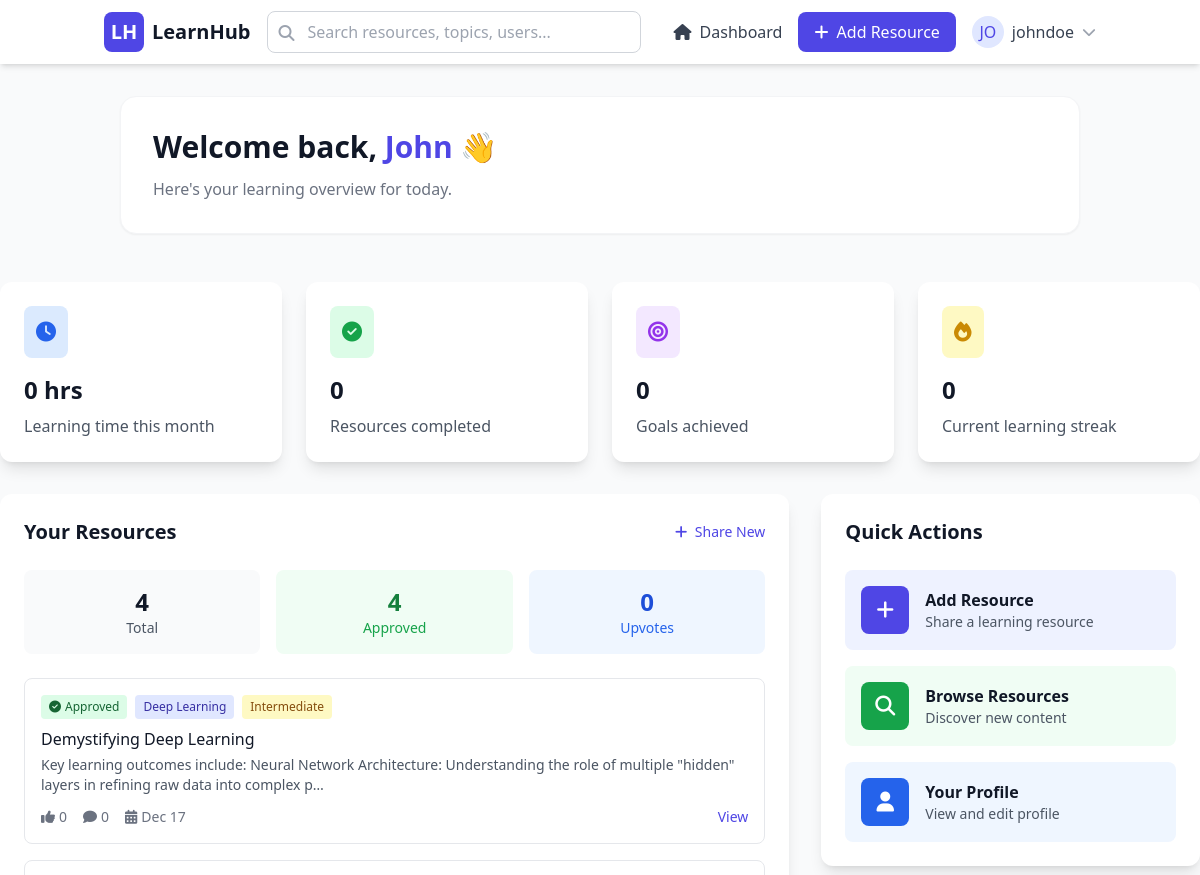
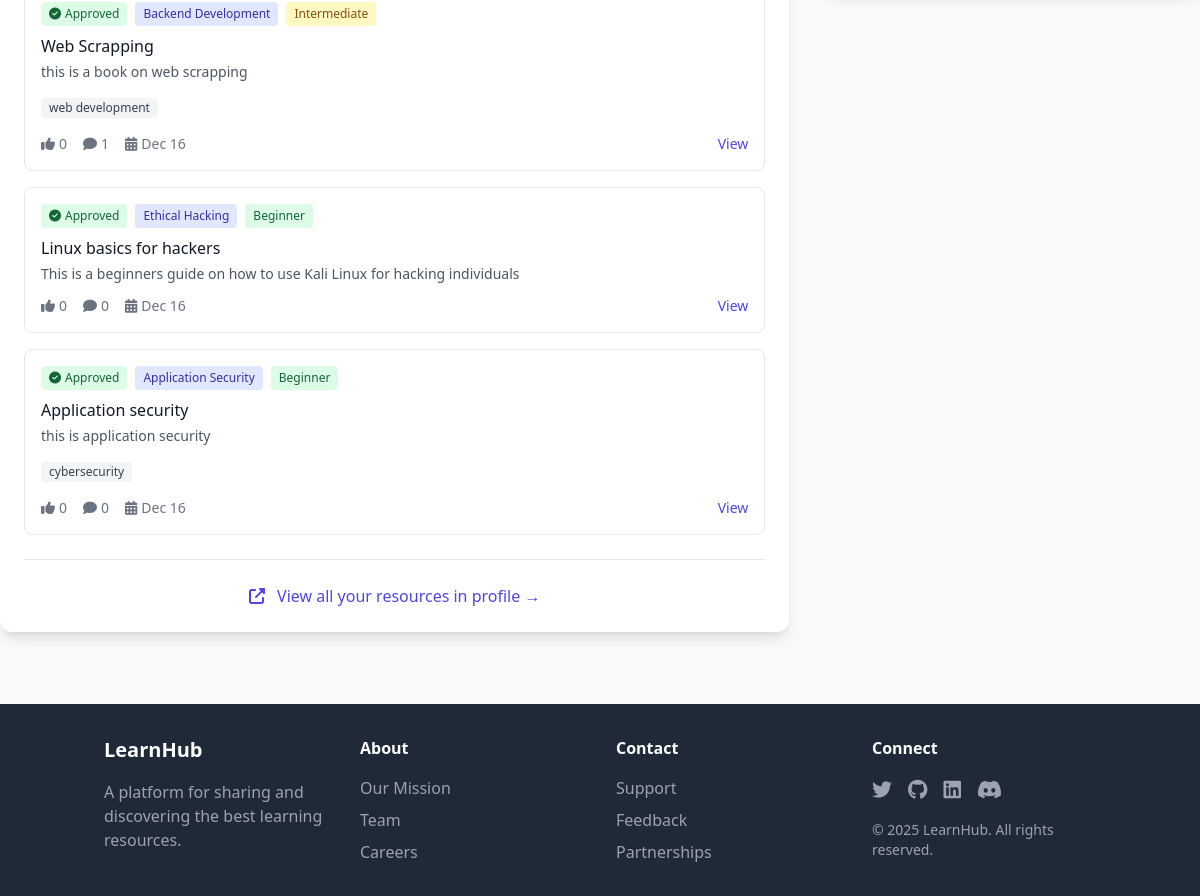
Before: /dashboard/ (signed in) with the older database file (2 pictures, top to bottom).
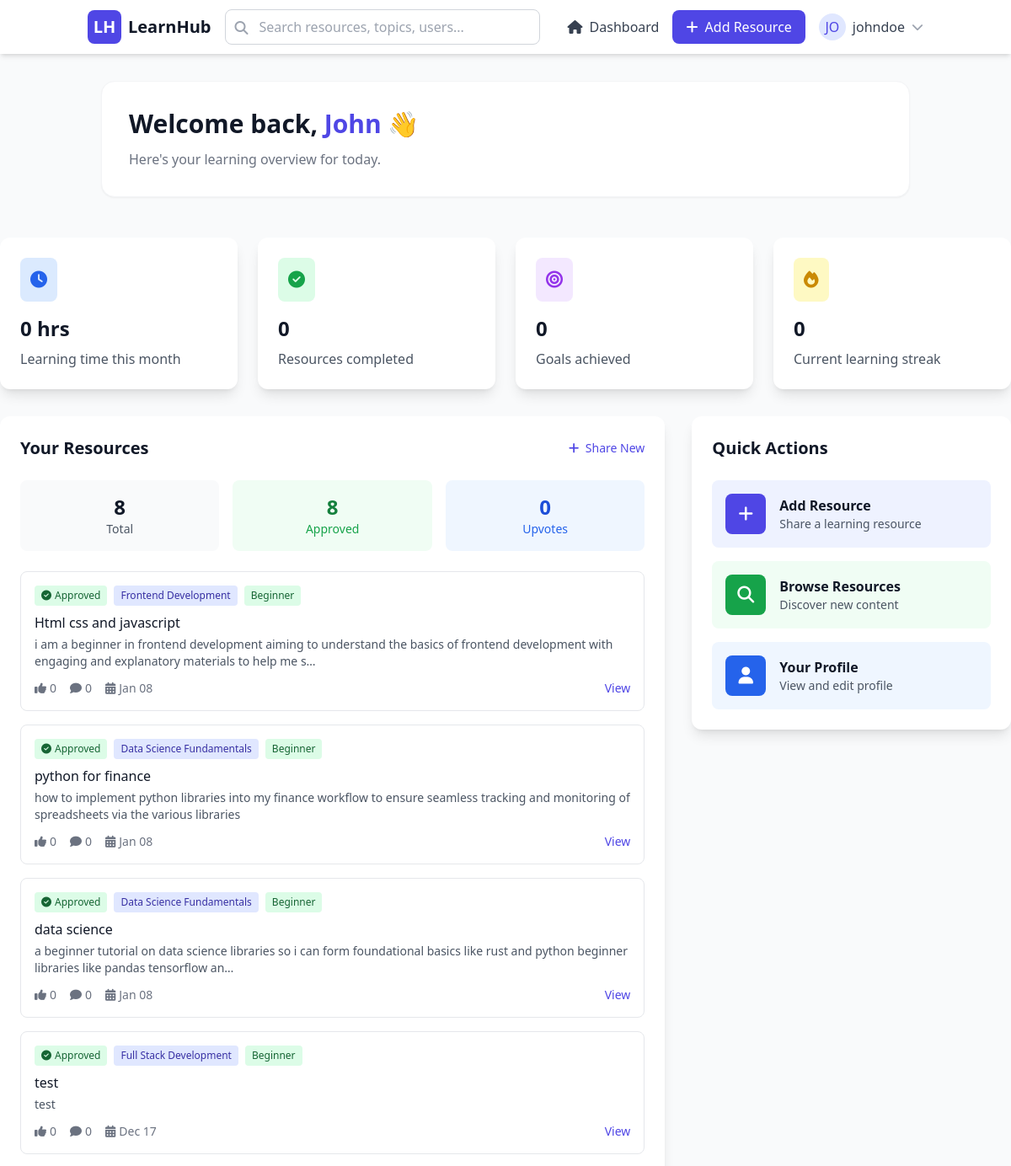
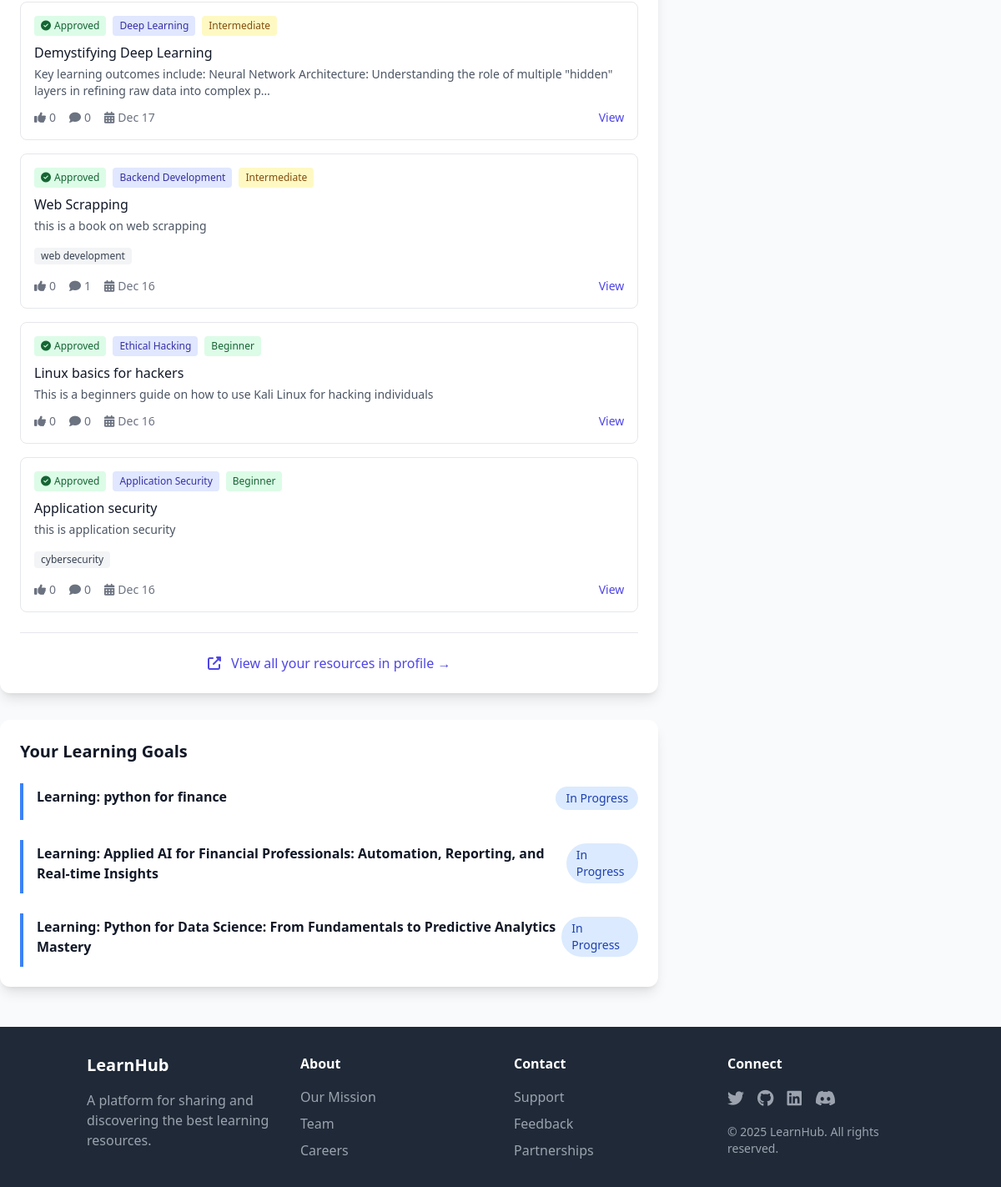
After: the same page with the newer database file (2 pictures, top to bottom).
### resources/models.py (models this page shows, shortened)
class BaseResource(models.Model):
    DIFFICULTY_CHOICES = [
        ('B', 'Beginner'),
        ('I', 'Intermediate'),
        ('A', 'Advanced'),
    ]
    title = models.CharField(max_length=200)
    slug = models.SlugField(max_length=200, unique=True, editable=False)
    url = models.URLField(max_length=500, blank=True, null=True)
    description = models.TextField(max_length=1000)
    difficulty = models.CharField(max_length=1, choices=DIFFICULTY_CHOICES)
    author = models.ForeignKey(
        settings.AUTH_USER_MODEL,
        on_delete=models.SET_NULL,
        null=True,
        related_name='%(app_label)s_%(class)s_related',
    )
    category = models.ForeignKey(
        Category,
        on_delete=models.SET_NULL,
        null=True,
        related_name='%(app_label)s_%(class)s_resources',
    )
    tags = models.ManyToManyField(
        Tag,
        related_name='%(app_label)s_%(class)s_tags',
    )
    created_at = models.DateTimeField(auto_now_add=True)
    updated_at = models.DateTimeField(auto_now=True)
    is_approved = models.BooleanField(default=True)
    views = models.PositiveIntegerField(default=0)
    upvote_count = models.IntegerField(default=0)
    saved_count = models.IntegerField(default=0)
    class Meta:
        abstract = True
        ordering = ('-created_at',)

class Article(BaseResource):
    content = models.TextField(
        help_text='The full content of the article (supports rich text/Markdown)'
    )
    banner_image = models.ImageField(
        upload_to='resources/articles/%Y/%m/',
        null=True, blank=True,
        help_text='A banner image for the article'
    )
    interactions = GenericRelation(UserResourceInteraction)
    comments = GenericRelation(Comment)
    class Meta:
        verbose_name = "Article"
        verbose_name_plural = "Articles"

class Book(BaseResource):
    file = models.FileField(
        upload_to='resources/books/%Y/%m/',
        help_text='Upload the book file (PDF, EPUB, etc.)'
    )
    pages = models.PositiveIntegerField(
        null=True, blank=True,
        help_text='Total number of pages in the book'
    )
    comments = GenericRelation(Comment)
    interactions = GenericRelation(UserResourceInteraction)
    class Meta:
        verbose_name = "Book"
        verbose_name_plural = "Books"

class Tag(models.Model):
    name = models.CharField(max_length=100, unique=True)
    slug = models.SlugField(max_length=50, unique=True)
    class Meta:
        ordering = ('name',)

class Course(BaseResource):
    difficulty_progression = models.CharField(
        max_length=100,
        blank=True,
        help_text="AI-generated difficulty progression (e.g., 'Beginner to Intermediate')"
    )
    total_steps = models.PositiveIntegerField(
        default=0,
        help_text="Total number of modules in the course"
    )
    ai_generated = models.BooleanField(
        default=False,
        help_text="Whether this course was generated by AI"
    )
    generation_prompt = models.TextField(
        blank=True,
        null=True,
        help_text="The original prompt used to generate this course"
    )
    estimated_duration = models.DurationField(
        blank=True,
        null=True,
        help_text='Calculated dynamically by the AI.'
    )
    roadmap_json = models.TextField(blank=True, null=True)
    is_featured = models.BooleanField(default=False)
    popularity_score = models.FloatField(default=0.0)
    comments = GenericRelation(Comment)
    interactions = GenericRelation(UserResourceInteraction)
    class Meta:
        verbose_name = "Course"
        verbose_name_plural = "Courses"

### core/models.py (models this page shows, shortened)
class Category(models.Model):
    name = models.CharField(max_length=50, unique=True)
    slug = models.SlugField(unique=True, max_length=50)
    icon_class = models.CharField(max_length=50, blank=True,
                                  help_text="Font Awesome class, e.g., fas fa-code")
    class Meta:
        verbose_name_plural = 'categories'
        ordering = ('name',)

### goals/models.py (models this page shows, shortened)
class LearningGoal(models.Model):
    STATUS_CHOICES = [
        ('N', 'Not Started'),
        ('I', 'In Progress'),
        ('C', 'Completed'),
        ('A', 'Archived'),
    ]
    user = models.ForeignKey(
        settings.AUTH_USER_MODEL,
        on_delete=models.CASCADE,
        related_name='learning_goals'
    )
    title = models.CharField(max_length=150)
    slug = models.SlugField(unique=True, max_length=150)
    description = models.TextField(blank=True)
    status = models.CharField(max_length=1, choices=STATUS_CHOICES, default='N')
    created_at = models.DateTimeField(auto_now_add=True)
    due_date = models.DateField(null=True, blank=True)
    completed_at = models.DateTimeField(null=True, blank=True)
    milestone_count = models.IntegerField(default=0)
    milestone_completed_count = models.IntegerField(default=0)
    content_type = models.ForeignKey(ContentType, on_delete=models.SET_NULL, null=True, blank=True)
    object_id = models.PositiveIntegerField(null=True, blank=True)
    course_object = GenericForeignKey('content_type', 'object_id')
    class Meta:
        ordering = ('status', '-created_at')
        unique_together = ('user', 'slug')

### core/views.py (the view)
# urls.py: path('dashboard/', dashboard, name='dashboard'),
@login_required
def dashboard(request):
    user = request.user
    try:
        profile = user.profile
    except UserProfile.DoesNotExist:
        profile = UserProfile.objects.create(user=user)
        logger.warning(f"Created missing profile for user: {user.email}")
    resources_completed = getattr(profile, 'resources_completed', 0)
    goals_achieved = 0
    if hasattr(profile, 'goals_archived_count'):
        goals_achieved = profile.goals_archived_count
    elif hasattr(profile, 'goals_achieved_count'):
        goals_achieved = profile.goals_achieved_count
    recent_resources_list = []
    recent_resources_list.extend(
        Book.objects.filter(author=user)
        .select_related('category')
        .prefetch_related('tags')
        .order_by('-created_at')[:10]
    )
    recent_resources_list.extend(
        Article.objects.filter(author=user)
        .select_related('category')
        .prefetch_related('tags')
        .order_by('-created_at')[:10]
    )
    recent_resources_list.extend(
        Course.objects.filter(author=user)
        .select_related('category')
        .prefetch_related('tags')
        .order_by('-created_at')[:10]
    )
    recent_resources = sorted(
        recent_resources_list,
        key=lambda r: r.created_at,
        reverse=True
    )[:10]
    total_resources = (
            Book.objects.filter(author=user).count() +
            Article.objects.filter(author=user).count() +
            Course.objects.filter(author=user).count()
    )
    approved_resources = (
            Book.objects.filter(author=user, is_approved=True).count() +
            Article.objects.filter(author=user, is_approved=True).count() +
            Course.objects.filter(author=user, is_approved=True).count()
    )
    total_upvotes_received = (
            (Book.objects.filter(author=user)
             .aggregate(total_upvotes=Sum('upvote_count'))['total_upvotes'] or 0)
            +
            (Article.objects.filter(author=user)
             .aggregate(total_upvotes=Sum('upvote_count'))['total_upvotes'] or 0)
            +
            (Course.objects.filter(author=user)
             .aggregate(total_upvotes=Sum('upvote_count'))['total_upvotes'] or 0)
    )
    learning_goals = []
    try:
        learning_goals = LearningGoal.objects.filter(
            user=user
        ).order_by('-created_at')[:3]
    except Exception as e:
        logger.debug(f"Could not load goals: {e}")
    context = {
        'profile': profile,
        'resources_completed': resources_completed,
        'goals_achieved': goals_achieved,
        'learning_goals': learning_goals,
        'recent_resources': recent_resources,
        'total_resources': total_resources,
        'approved_resources': approved_resources,
        'total_upvotes_received': total_upvotes_received,
        'user': user,
        'is_owner': True,
        'learning_time': 0,
        'learning_time_change': 0,
        'streak_days': 0,
    }
    return render(request, 'dashboard.html', context)

### templates/dashboard.html (shortened to what the changed rows need)
{% extends "base.html" %}
{% block content %}
<div class="max-w-7xl mx-auto">
       <div class="mt-8 mb-12 flex justify-center">
        <div class="w-full max-w-5xl px-4 sm:px-6 lg:px-8">
            <div class="rounded-2xl bg-white p-6 sm:p-8 shadow-sm border border-gray-100">
                <h1 class="text-2xl sm:text-3xl font-semibold text-gray-900 leading-tight">
                    Welcome back,
                    <span class="text-indigo-600">
                        {{ user.first_name|default:user.email }}
                    </span> 👋
                </h1>
            </div>
        </div>
    </div>
      <div class="grid grid-cols-1 lg:grid-cols-3 gap-8">
        <div class="lg:col-span-2 space-y-8">
                        <div class="bg-white rounded-xl shadow-lg p-6 mb-6">
                <div class="flex justify-between items-center mb-6">
                    <h2 class="text-xl font-bold text-gray-900">Your Resources</h2>
                </div>
                <div class="grid grid-cols-3 gap-4 mb-6">
                    <div class="text-center p-4 bg-gray-50 rounded-lg">
                        <div class="text-2xl font-bold text-gray-900">{{ total_resources }}</div>
                        <div class="text-sm text-gray-600">Total</div>
                    </div>
                    <div class="text-center p-4 bg-green-50 rounded-lg">
                        <div class="text-2xl font-bold text-green-700">{{ approved_resources }}</div>
                        <div class="text-sm text-green-600">Approved</div>
                    </div>
                </div>
                {% if recent_resources %}
                <div class="space-y-4">
                    {% for resource in recent_resources %}
                    <div class="border border-gray-200 rounded-lg p-4 hover:bg-gray-50 transition-colors duration-150">
                        <div class="flex justify-between items-start">
                            <div class="flex-1">
                                <div class="flex items-center gap-2 mb-2">
                                    {% if resource.is_approved %}
                                    <span class="px-2 py-1 bg-green-100 text-green-800 rounded text-xs font-medium flex items-center">
                                        <i class="fas fa-check-circle mr-1"></i> Approved
                                    </span>
                                    {% else %}
                                    <span class="px-2 py-1 bg-yellow-100 text-yellow-800 rounded text-xs font-medium flex items-center">
                                        <i class="fas fa-clock mr-1"></i> Pending Approval
                                    </span>
                                    {% endif %}
                                    <span class="px-2 py-1 bg-indigo-100 text-indigo-800 rounded text-xs font-medium">
                                        {{ resource.category.name|default:"Uncategorized" }}
                                    </span>
                                    <span class="text-xs px-2 py-1 rounded
                                        {% if resource.difficulty == 'B' %}bg-green-100 text-green-800
                                        {% elif resource.difficulty == 'I' %}bg-yellow-100 text-yellow-800
                                        {% else %}bg-red-100 text-red-800{% endif %}">
                                        {% if resource.difficulty == 'B' %}Beginner
                                        {% elif resource.difficulty == 'I' %}Intermediate
                                        {% else %}Advanced{% endif %}
                                    </span>
                                </div>
                                <h3 class="font-medium text-gray-900 mb-1">
                                    <a href="{% url 'resource_detail' resource_slug=resource.slug %}"
                                       class="hover:text-indigo-600">
                                        {{ resource.title }}
                                    </a>
                                </h3>
                                <p class="text-gray-600 text-sm mb-3 line-clamp-2">
                                    {{ resource.description|truncatechars:150 }}
                                </p>
                                {% if resource.tags.all %}
                                <div class="mb-3">
                                    {% for tag in resource.tags.all|slice:":3" %}
                                    <span class="inline-block px-2 py-0.5 bg-gray-100 text-gray-700 rounded text-xs mr-1 mb-1">
                                        {{ tag.name }}
                                    </span>
                                    {% endfor %}
                                </div>
                                {% endif %}
                                <div class="flex justify-between items-center">
                                    <div class="flex items-center space-x-4 text-sm text-gray-500">
                                        <span class="flex items-center">
                                            <i class="fas fa-thumbs-up mr-1"></i>
                                            {{ resource.upvote_count }}
                                        </span>
                                        <span class="flex items-center">
                                            <i class="fas fa-comment mr-1"></i>
                                            {{ resource.comments.count }}
                                        </span>
                                        <span class="flex items-center">
                                            <i class="fas fa-calendar-alt mr-1"></i>
                                            {{ resource.created_at|date:"M d" }}
                                        </span>
                                    </div>
                                    <div class="flex space-x-2">
                                        <a href="{% url 'resource_detail' resource_slug=resource.slug %}"
                                           class="text-sm text-indigo-600 hover:text-indigo-800 font-medium">
                                            View
                                        </a>
                                    </div>
                                </div>
                            </div>
                        </div>
                    </div>
                    {% endfor %}
                </div>
                {% endif %}
            </div>
            {% if learning_goals %}
            <div class="bg-white rounded-xl shadow-lg p-6">
                <div class="flex justify-between items-center mb-6">
                    <h2 class="text-xl font-bold text-gray-900">Your Learning Goals</h2>
                </div>
                <div class="space-y-6">
                    {% for goal in learning_goals %}
                    <div class="border-l-4
                        {% if goal.status == 'C' %}border-green-500
                        {% elif goal.status == 'I' %}border-blue-500
                        {% else %}border-yellow-500{% endif %}
                        pl-4 py-1">
                        <div class="flex justify-between items-start mb-2">
                            <div>
                                <h3 class="font-bold text-gray-900">{{ goal.title }}</h3>
                            </div>
                            <span class="px-3 py-1
                                {% if goal.status == 'C' %}bg-green-100 text-green-800
                                {% elif goal.status == 'I' %}bg-blue-100 text-blue-800
                                {% else %}bg-yellow-100 text-yellow-800{% endif %}
                                rounded-full text-sm font-medium">
                                {{ goal.get_status_display }}
                            </span>
                        </div>
                    </div>
                    {% endfor %}
                </div>
            </div>
            {% endif %}
        </div>
          <div class="space-y-8">
            <div class="bg-white rounded-xl shadow-lg p-6">
                <h2 class="text-xl font-bold text-gray-900 mb-6">Quick Actions</h2>
            </div>
        </div>
      </div>
</div>
{% endblock %}

Changed rows visible on the page:
added Course: is_approved True (drawn), category.name "Frontend Development", difficulty "Beginner", title "Html css and javascript", description "i am a beginner in frontend development aiming to understand the basics of frontend development with engaging and explanatory materials to help me s…", upvote_count "0", comments.count "0", created_at "Jan 08"
added Course: is_approved True (drawn), category.name "Data Science Fundamentals", difficulty "Beginner", title "python for finance", description "how to implement python libraries into my finance workflow to ensure seamless tracking and monitoring of spreadsheets via the various libraries", upvote_count "0", comments.count "0", created_at "Jan 08"
added Course: is_approved True (drawn), category.name "Data Science Fundamentals", difficulty "Beginner", title "data science", description "a beginner tutorial on data science libraries so i can form foundational basics like rust and python beginner libraries like pandas tensorflow an…", upvote_count "0", comments.count "0", created_at "Jan 08"
added Article: is_approved True (drawn), category.name "Full Stack Development", difficulty "Beginner", title "test", description "test", upvote_count "0", comments.count "0", created_at "Dec 17"
added LearningGoal: title "Learning: python for finance", status "In Progress"
added LearningGoal: title "Learning: Applied AI for Financial Professionals: Automation, Reporting, and Real-time Insights", status "In Progress"
added LearningGoal: title "Learning: Python for Data Science: From Fundamentals to Predictive Analytics Mastery", status "In Progress"
Other visible differences:
{{ total_resources }}: "4" → "8"
{{ approved_resources }}: "4" → "8"
text now shown: "Your Learning Goals"
